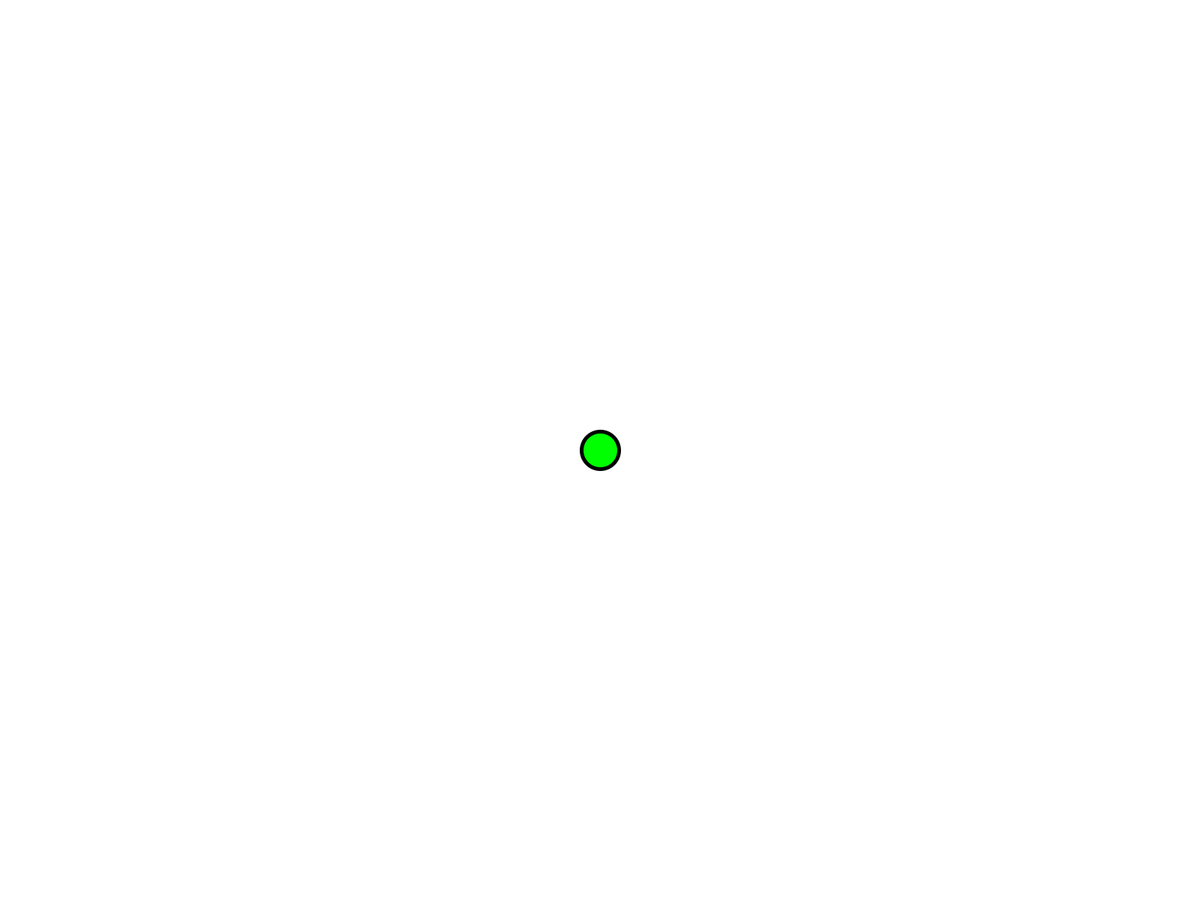
Frame 1 (no input)
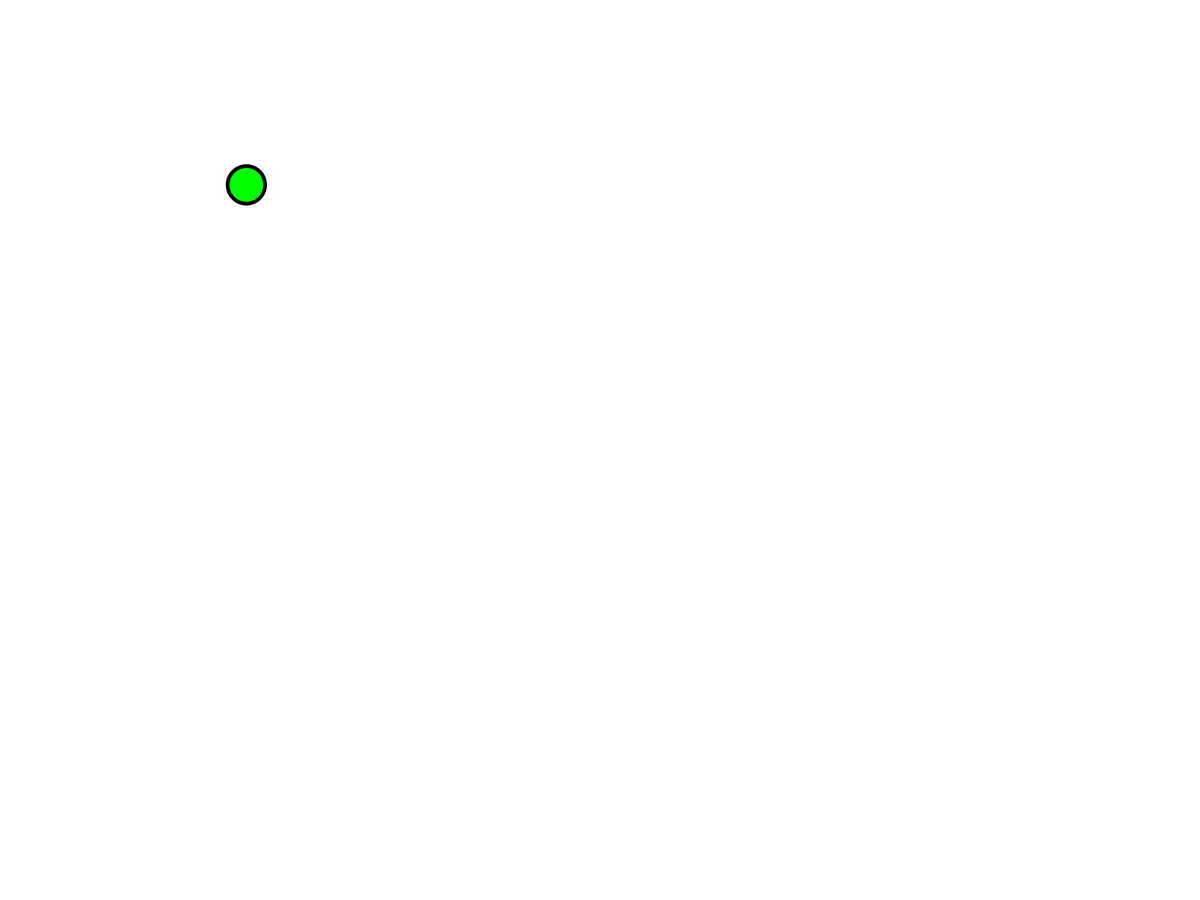
Frame 60 (the mouse pressed at the canvas centre just before this capture)
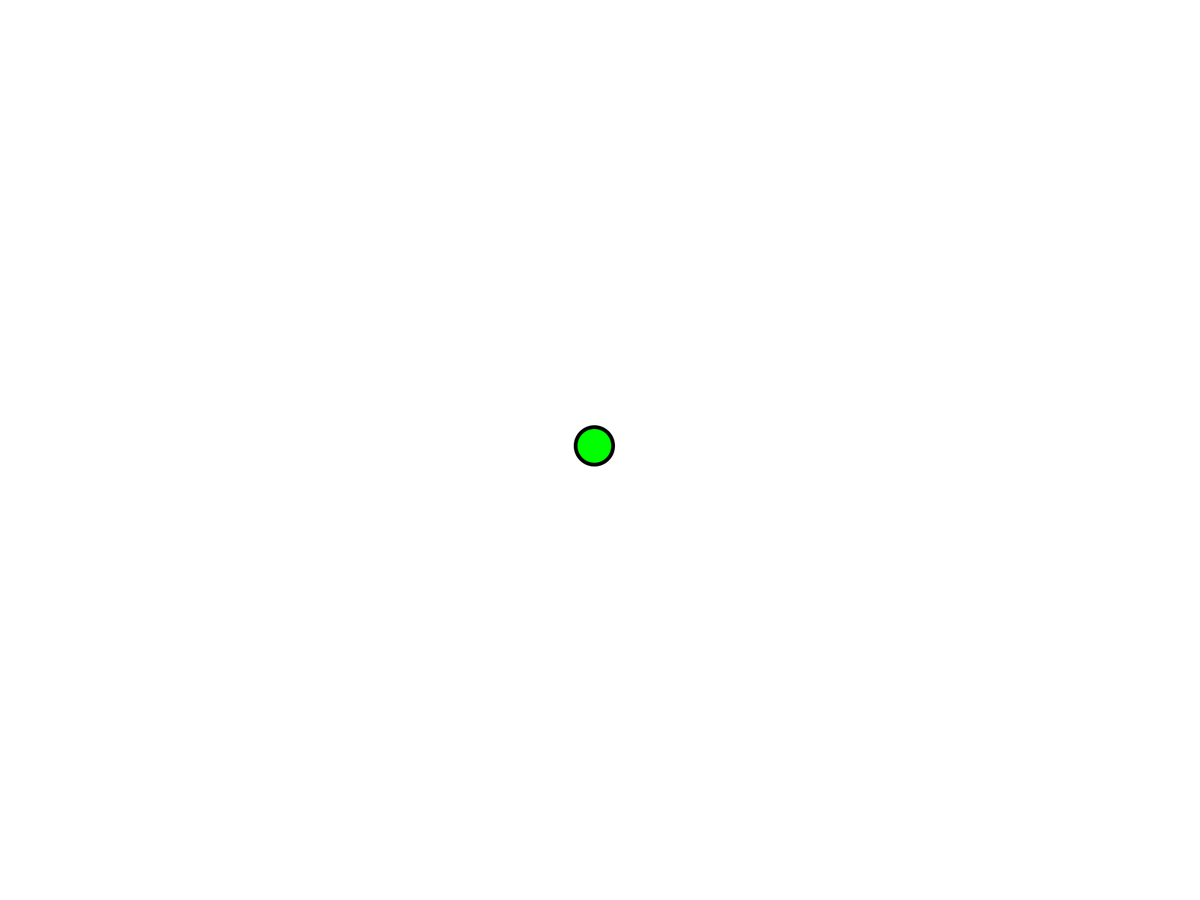
Frame 120 (the mouse held since frame 60 and released just before this capture)

The Processing sketch that drew these frames (run headless with seeded random() and noise(); from frame 60 on, the mouse is pressed at the canvas centre):

// Processing sketch: NewSketch
// ── NewSketch.pde
//TestMoviment Personatge

//Zona de variables
int playerX;
int playerY;
final int playerRadiusX = 50;
final int playerRadiusY = 50;

final int speed = 10;

int vectorX;
int vectorY;
int normalizedVectorX;
int normalizedVectorY;
//Zona de setup
void setup()
{
  fullScreen();
  strokeWeight(5);
  playerX = width/2;
  playerY = height/2;
}

//Zona de draw
void draw(){
  background(255);
  fill(0,255,0);
  ellipse(playerX,playerY,playerRadiusX,playerRadiusY);

  vectorX = mouseX - playerX;
  vectorY = mouseY - playerY;
  normalizedVectorX = ceil((vectorX/sqrt(pow(vectorX,2)+pow(vectorY,2)))*speed);
  normalizedVectorY = ceil((vectorY/sqrt(pow(vectorX,2)+pow(vectorY,2)))*speed);
  playerX += normalizedVectorX;
  playerY += normalizedVectorY;
}

void mousePressed(){
}
